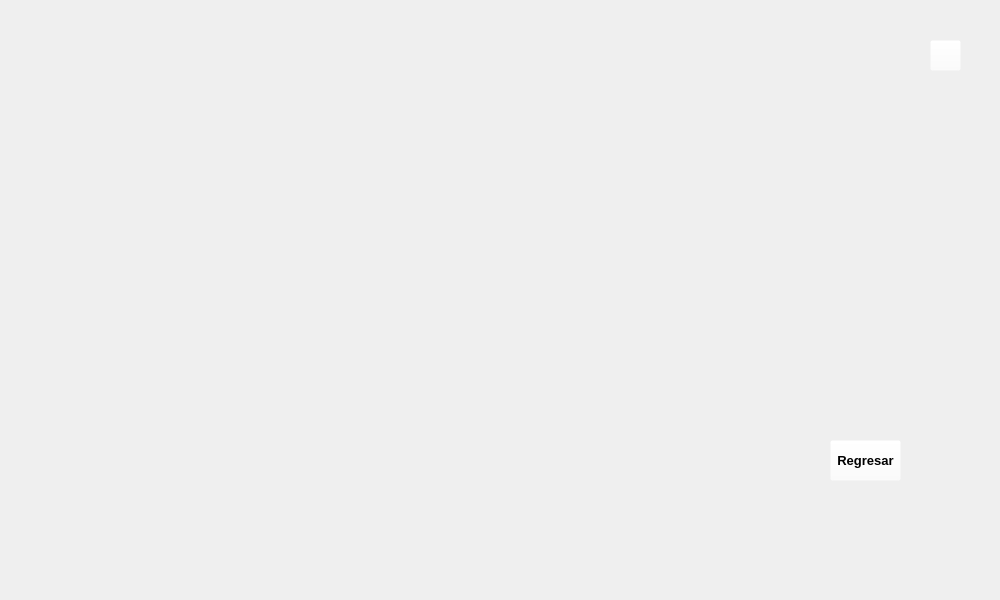
<?xml version="1.0" encoding="UTF-8"?>
<ui version="4.0">
 <class>Form</class>
 <widget class="QWidget" name="Form">
  <property name="geometry">
   <rect>
    <x>0</x>
    <y>0</y>
    <width>1000</width>
    <height>600</height>
   </rect>
  </property>
  <property name="windowTitle">
   <string>Form</string>
  </property>
  <widget class="QLabel" name="imgfondo">
   <property name="geometry">
    <rect>
     <x>0</x>
     <y>0</y>
     <width>1000</width>
     <height>600</height>
    </rect>
   </property>
   <property name="styleSheet">
    <string notr="true">border-image: url(:/img/imgfactura.png);</string>
   </property>
   <property name="text">
    <string/>
   </property>
  </widget>
  <widget class="QLabel" name="pelicula">
   <property name="geometry">
    <rect>
     <x>280</x>
     <y>190</y>
     <width>351</width>
     <height>31</height>
    </rect>
   </property>
   <property name="font">
    <font>
     <pointsize>12</pointsize>
    </font>
   </property>
   <property name="styleSheet">
    <string notr="true">background-color: rgb(255, 255, 255, 0);</string>
   </property>
   <property name="text">
    <string>&lt;html&gt;&lt;head/&gt;&lt;body&gt;&lt;p&gt;&lt;br/&gt;&lt;/p&gt;&lt;/body&gt;&lt;/html&gt;</string>
   </property>
  </widget>
  <widget class="QLabel" name="duracion">
   <property name="geometry">
    <rect>
     <x>280</x>
     <y>240</y>
     <width>351</width>
     <height>31</height>
    </rect>
   </property>
   <property name="font">
    <font>
     <pointsize>12</pointsize>
    </font>
   </property>
   <property name="styleSheet">
    <string notr="true">background-color: rgb(255, 255, 255, 0);
</string>
   </property>
   <property name="text">
    <string>&lt;html&gt;&lt;head/&gt;&lt;body&gt;&lt;p&gt;&lt;br/&gt;&lt;/p&gt;&lt;/body&gt;&lt;/html&gt;</string>
   </property>
  </widget>
  <widget class="QLabel" name="genero">
   <property name="geometry">
    <rect>
     <x>280</x>
     <y>290</y>
     <width>351</width>
     <height>31</height>
    </rect>
   </property>
   <property name="font">
    <font>
     <pointsize>12</pointsize>
    </font>
   </property>
   <property name="styleSheet">
    <string notr="true">background-color: rgb(255, 255, 255, 0);
border-bottom-color: rgb(0, 170, 255);</string>
   </property>
   <property name="text">
    <string>&lt;html&gt;&lt;head/&gt;&lt;body&gt;&lt;p&gt;&lt;br/&gt;&lt;/p&gt;&lt;/body&gt;&lt;/html&gt;</string>
   </property>
  </widget>
  <widget class="QLabel" name="horario">
   <property name="geometry">
    <rect>
     <x>280</x>
     <y>340</y>
     <width>351</width>
     <height>31</height>
    </rect>
   </property>
   <property name="font">
    <font>
     <pointsize>12</pointsize>
    </font>
   </property>
   <property name="styleSheet">
    <string notr="true">background-color: rgba(255, 255, 255, 0);</string>
   </property>
   <property name="text">
    <string>&lt;html&gt;&lt;head/&gt;&lt;body&gt;&lt;p&gt;&lt;br/&gt;&lt;/p&gt;&lt;/body&gt;&lt;/html&gt;</string>
   </property>
  </widget>
  <widget class="QLabel" name="idioma">
   <property name="geometry">
    <rect>
     <x>280</x>
     <y>390</y>
     <width>351</width>
     <height>31</height>
    </rect>
   </property>
   <property name="font">
    <font>
     <pointsize>12</pointsize>
    </font>
   </property>
   <property name="styleSheet">
    <string notr="true">background-color: rgb(255, 255, 255, 0);
border-color: rgb(0, 170, 255);</string>
   </property>
   <property name="text">
    <string>&lt;html&gt;&lt;head/&gt;&lt;body&gt;&lt;p&gt;&lt;br/&gt;&lt;/p&gt;&lt;/body&gt;&lt;/html&gt;</string>
   </property>
  </widget>
  <widget class="QLabel" name="actor">
   <property name="geometry">
    <rect>
     <x>280</x>
     <y>440</y>
     <width>351</width>
     <height>31</height>
    </rect>
   </property>
   <property name="font">
    <font>
     <pointsize>12</pointsize>
    </font>
   </property>
   <property name="styleSheet">
    <string notr="true">background-color: rgb(255, 255, 255, 0);</string>
   </property>
   <property name="text">
    <string>&lt;html&gt;&lt;head/&gt;&lt;body&gt;&lt;p&gt;&lt;br/&gt;&lt;/p&gt;&lt;/body&gt;&lt;/html&gt;</string>
   </property>
  </widget>
  <widget class="QLabel" name="id">
   <property name="geometry">
    <rect>
     <x>720</x>
     <y>190</y>
     <width>211</width>
     <height>31</height>
    </rect>
   </property>
   <property name="font">
    <font>
     <pointsize>12</pointsize>
    </font>
   </property>
   <property name="styleSheet">
    <string notr="true">background-color: rgb(255, 255, 255, 0);</string>
   </property>
   <property name="text">
    <string>&lt;html&gt;&lt;head/&gt;&lt;body&gt;&lt;p&gt;&lt;br/&gt;&lt;/p&gt;&lt;/body&gt;&lt;/html&gt;</string>
   </property>
  </widget>
  <widget class="QPushButton" name="btn_regresar">
   <property name="geometry">
    <rect>
     <x>830</x>
     <y>440</y>
     <width>71</width>
     <height>41</height>
    </rect>
   </property>
   <property name="font">
    <font>
     <pointsize>10</pointsize>
     <weight>75</weight>
     <bold>true</bold>
    </font>
   </property>
   <property name="styleSheet">
    <string notr="true">background-color: rgb(255, 255, 255, 0);</string>
   </property>
   <property name="text">
    <string>Regresar</string>
   </property>
  </widget>
  <widget class="QLabel" name="message">
   <property name="geometry">
    <rect>
     <x>120</x>
     <y>540</y>
     <width>211</width>
     <height>31</height>
    </rect>
   </property>
   <property name="font">
    <font>
     <pointsize>12</pointsize>
    </font>
   </property>
   <property name="styleSheet">
    <string notr="true">background-color: rgb(255, 255, 255, 0);
color: rgba(255, 255, 255, 0);</string>
   </property>
   <property name="text">
    <string>message</string>
   </property>
  </widget>
  <widget class="QPushButton" name="btn_close">
   <property name="geometry">
    <rect>
     <x>930</x>
     <y>40</y>
     <width>31</width>
     <height>31</height>
    </rect>
   </property>
   <property name="styleSheet">
    <string notr="true">background-color: rgba(255, 255, 255, 0);</string>
   </property>
   <property name="text">
    <string/>
   </property>
  </widget>
 </widget>
 <resources>
  <include location="img_rc.qrc"/>
 </resources>
 <connections/>
</ui>
